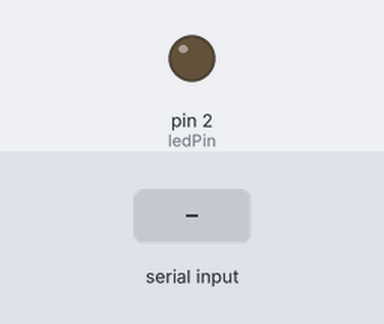
A sketch run on a simulated Arduino Uno, built with avr-gcc and run on an emulated ATmega328P. Parts: output pins drawn as LEDs (lit = HIGH). Dashed ring = blinking. The test bench sets the inputs (shaded band).

Above: at 1.2 s.
1.3 s: "90,45\n" received over Serial
At 1.7 s:
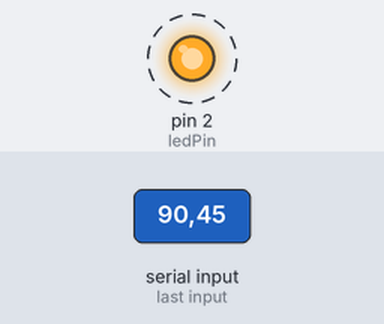
Timing chart, 0 to 10.3 s (numbered marks = the images above; inputs shaded):
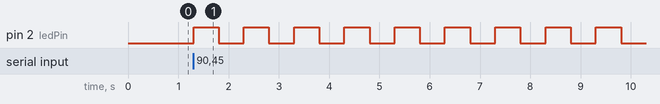

The sketch:

ESP_32.ino
```cpp
const int ledPin = 2;  // Pin connected to the LED

void setup() {
  Serial.begin(9600);  // Set the baud rate to match the one used in Python code
  pinMode(ledPin, OUTPUT);
}

void loop() {
  // Check if data is available to read from the Serial port
  while (Serial.available() > 0) {
    // Read the incoming data
    int numFingers = Serial.parseInt();

    // Control the LED based on the number of fingers
    if (numFingers == 0) {
      digitalWrite(ledPin, LOW);  // Turn off the LED when no finger is shown
    } else {
      // Blink the LED the corresponding number of times
      for (int i = 0; i < numFingers; i++) {
        digitalWrite(ledPin, HIGH);
        delay(500);
        digitalWrite(ledPin, LOW);
        delay(500);
      }
    }
  }
}
```

Measured:
- after the input at 1.3 s, pin 2 (ledPin): alternates HIGH for 0.50 s and LOW for 0.50 s, starting at once
